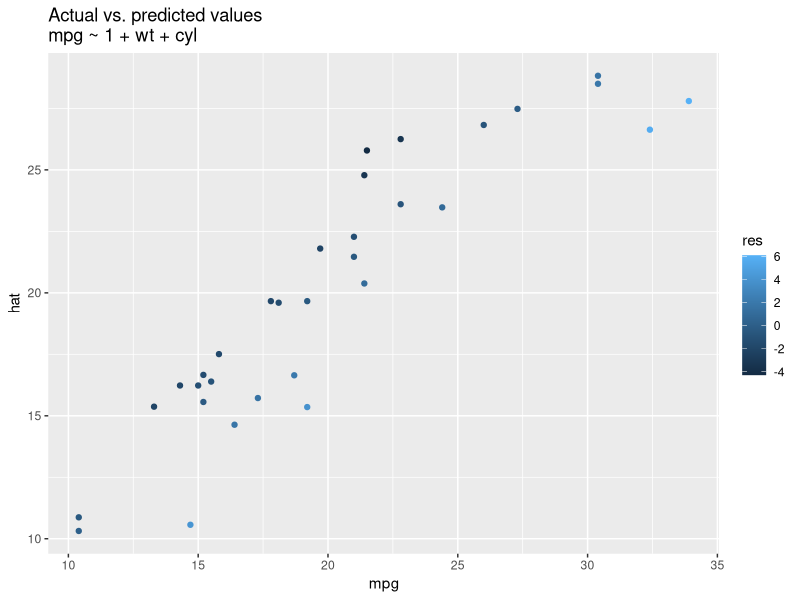
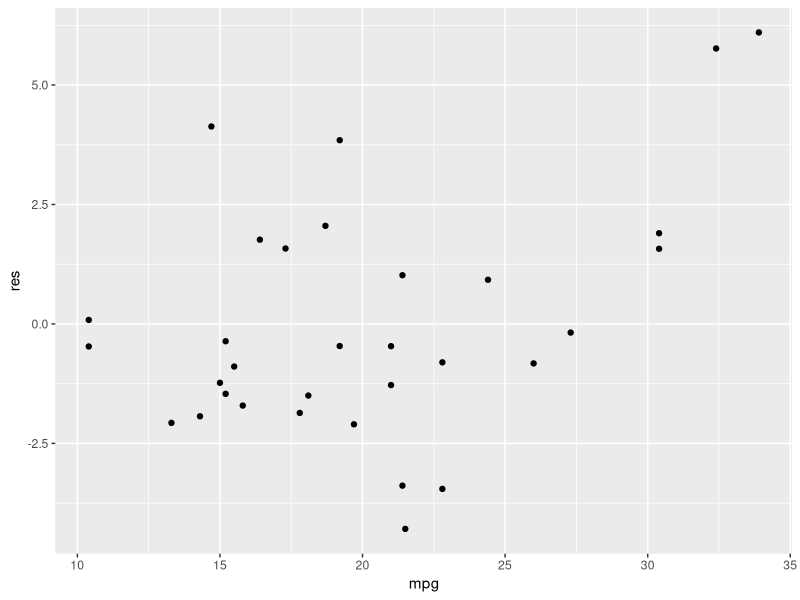

These figures' R source, in order:
## ---- chunk 1
library(ggplot2)
## ---- chunk 2
fit <- lm(mpg ~ 1 + cyl + wt, mtcars)
summary(fit)
## ---- chunk 3
# Compute rediduals
outcomes <- data.frame(mpg=mtcars$mpg)
outcomes$hat <- predict.lm(fit, mtcars)
outcomes$res <- apply(outcomes, 1, function(x) {x["mpg"]-x["hat"]})
# Plot residuals
ggplot(outcomes, aes(x=mpg, y=hat, color=res)) +
    geom_point() +
    ggtitle("Actual vs. predicted values\nmpg ~ 1 + wt + cyl")
# Do errors correlate to actual outcomes?
sprintf("Cov(mpg, res) = %.3f", cor(outcomes$mpg, outcomes$res))
ggplot(outcomes, aes(x=mpg, y=res)) + geom_point()
